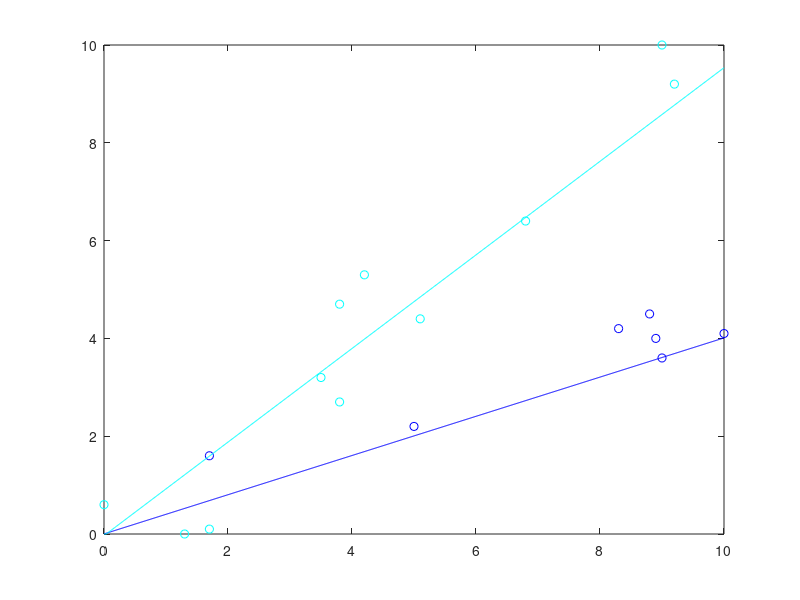

The MATLAB source for this figure:
x0 = 0.000000:.01:10.000000;
c0 = [8.300000 4.200000 ;
9.000000 3.600000 ;
8.900000 4.000000 ;
1.700000 1.600000 ;
8.800000 4.500000 ;
10.000000 4.100000 ;
5.000000 2.200000 ;
];
y_c0 =  - -0.372056 / 0.92821 * x0  + 0.00167235 / 0.92821;
c1 = [1.700000 0.100000 ;
9.000000 10.000000 ;
1.300000 0.000000 ;
3.500000 3.200000 ;
0.000000 0.600000 ;
3.800000 4.700000 ;
6.800000 6.400000 ;
5.100000 4.400000 ;
9.200000 9.200000 ;
3.800000 2.700000 ;
4.200000 5.300000 ;
];
y_c1 =  - 0.691381 / -0.722491 * x0  + 0.0247918 / -0.722491;
colors = jet(2);
if (size(c0) >0) plot (c0(:,1), c0(:,2),'o', 'color', colors(1,:)); end
hold on;
if (size(c1) >0) plot (c1(:,1), c1(:,2),'o', 'color', colors(2,:)); end
hold on;
for i = 1 : size(y_c0, 2) 
 if y_c0(i) > 10.000000 
 y_c0(i) = 10.000000; 
 end 
 if y_c0(i) < 0.000000 
 y_c0(i) = 0.000000; 
 end 
 end
for i = 1 : size(y_c1, 2) 
 if y_c1(i) > 10.000000 
 y_c1(i) = 10.000000; 
 end 
 if y_c1(i) < 0.000000 
 y_c1(i) = 0.000000; 
 end 
 end
plot(x0, y_c0, 'color', colors(1,:));
hold on;
plot(x0, y_c1, 'color', colors(2,:));
hold on;
